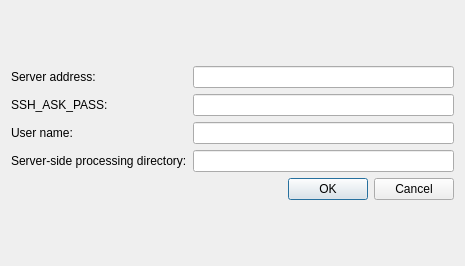
<?xml version="1.0" encoding="UTF-8"?>
<ui version="4.0">
 <class>ServerConfigurationDialog</class>
 <widget class="QDialog" name="ServerConfigurationDialog">
  <property name="geometry">
   <rect>
    <x>0</x>
    <y>0</y>
    <width>465</width>
    <height>266</height>
   </rect>
  </property>
  <property name="windowTitle">
   <string>Dialog</string>
  </property>
  <layout class="QVBoxLayout" name="verticalLayout_2">
   <item>
    <layout class="QVBoxLayout" name="verticalLayout">
     <item>
      <layout class="QGridLayout" name="gridLayout">
       <item row="2" column="0">
        <widget class="QLabel" name="label_3">
         <property name="text">
          <string>User name:</string>
         </property>
        </widget>
       </item>
       <item row="3" column="0">
        <widget class="QLabel" name="label_4">
         <property name="text">
          <string>Server-side processing directory:</string>
         </property>
        </widget>
       </item>
       <item row="1" column="0">
        <widget class="QLabel" name="label_2">
         <property name="text">
          <string>SSH_ASK_PASS:</string>
         </property>
        </widget>
       </item>
       <item row="0" column="0">
        <widget class="QLabel" name="label">
         <property name="text">
          <string>Server address:</string>
         </property>
        </widget>
       </item>
       <item row="0" column="1">
        <widget class="QLineEdit" name="lineEdit"/>
       </item>
       <item row="1" column="1">
        <widget class="QLineEdit" name="lineEdit_2"/>
       </item>
       <item row="2" column="1">
        <widget class="QLineEdit" name="lineEdit_3"/>
       </item>
       <item row="3" column="1">
        <widget class="QLineEdit" name="lineEdit_4"/>
       </item>
      </layout>
     </item>
     <item>
      <widget class="QDialogButtonBox" name="buttonBox">
       <property name="orientation">
        <enum>Qt::Horizontal</enum>
       </property>
       <property name="standardButtons">
        <set>QDialogButtonBox::Cancel|QDialogButtonBox::Ok</set>
       </property>
      </widget>
     </item>
    </layout>
   </item>
  </layout>
 </widget>
 <resources/>
 <connections>
  <connection>
   <sender>buttonBox</sender>
   <signal>accepted()</signal>
   <receiver>ServerConfigurationDialog</receiver>
   <slot>accept()</slot>
   <hints>
    <hint type="sourcelabel">
     <x>248</x>
     <y>254</y>
    </hint>
    <hint type="destinationlabel">
     <x>157</x>
     <y>274</y>
    </hint>
   </hints>
  </connection>
  <connection>
   <sender>buttonBox</sender>
   <signal>rejected()</signal>
   <receiver>ServerConfigurationDialog</receiver>
   <slot>reject()</slot>
   <hints>
    <hint type="sourcelabel">
     <x>316</x>
     <y>260</y>
    </hint>
    <hint type="destinationlabel">
     <x>286</x>
     <y>274</y>
    </hint>
   </hints>
  </connection>
 </connections>
</ui>
